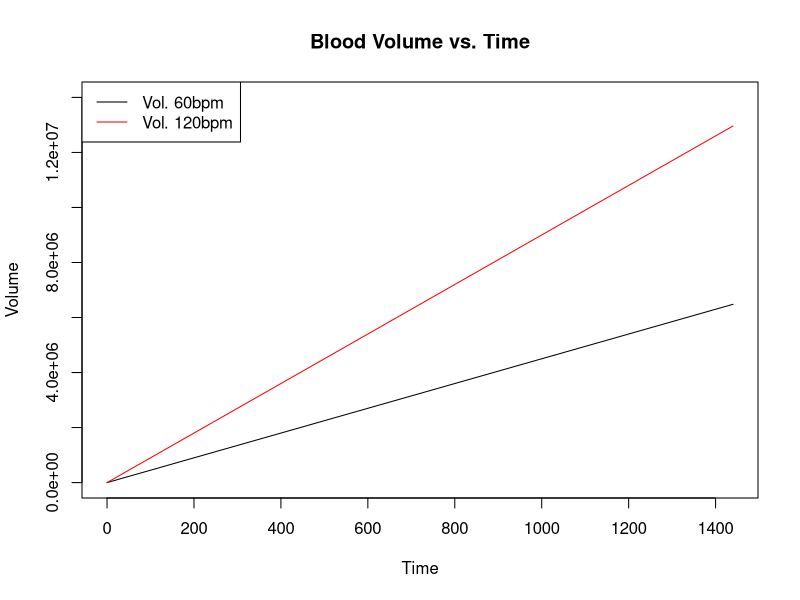
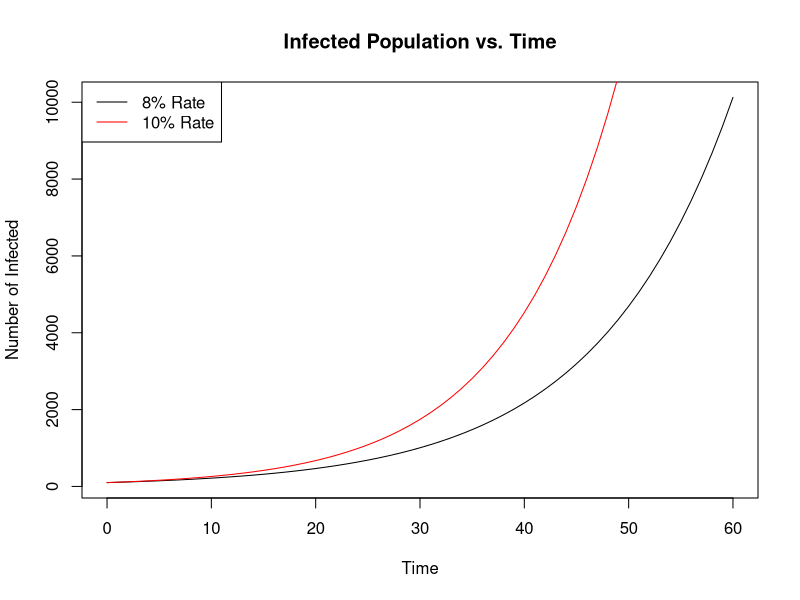
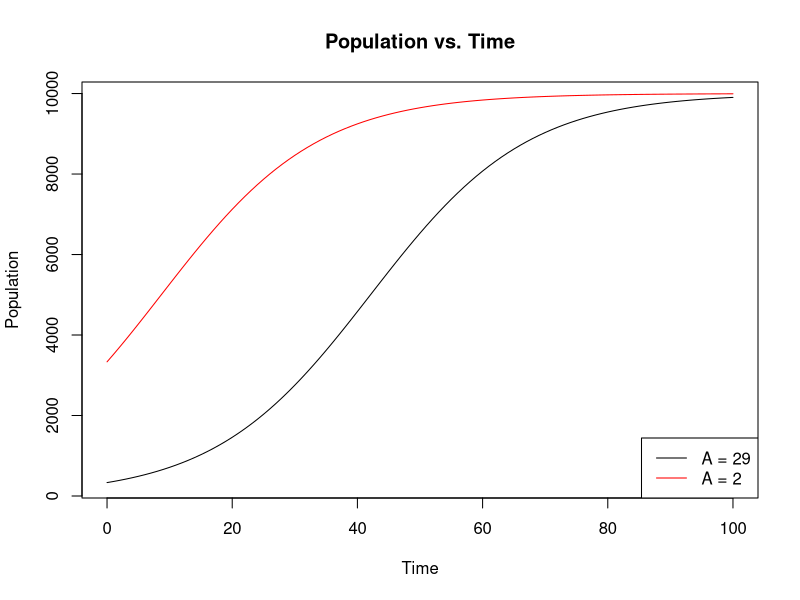

Write R code to recreate these figures, in order.
## ---- chunk 1
alpha <- 75
beta <- 60
gamma <- 80
totvol <- alpha*beta*gamma
print(totvol)
## ---- chunk 2
epsilon <- 100
zeta <- 0.08
eta <- 30
theta <- epsilon*(1+zeta)^eta
print(theta) 
## ---- chunk 3
iota <- 10000
kappa <- 0.08
lambda <- 29
mu <- 25
nu <- iota/(1+lambda*exp(-kappa*mu))
print(nu) 
## ---- chunk 4
alpha2 <- 75
beta2 <- 60
gamma2 <- c(0:1440)
totvol2 <- alpha2*beta2*gamma2
print(totvol2[73])
alpha3 <- 75
beta3 <- 120
gamma3 <- c(0:1440)
totvol3 <- alpha3*beta3*gamma3
## ---- chunk 5
plot(gamma2, totvol2, main = 'Blood Volume vs. Time', type = 'l', xlab = 'Time', ylab = 'Volume', ylim = c(0, 14e+06))
lines(gamma3, totvol3, col = 'red')
legend("topleft", legend = c('Vol. 60bpm', 'Vol. 120bpm'), col = c('black', 'red'), lty = 1)
## ---- chunk 6
epsilon2 <- 100
zeta2 <- 0.08
eta2 <- c(0:60)
theta2 <- epsilon2*(1+zeta2)^eta2
print(theta2[11])
epsilon3 <- 100
zeta3 <- 0.10
eta3 <- c(0:60)
theta3 <- epsilon3*(1+zeta3)^eta3
## ---- chunk 7
plot(eta2, theta2, main = 'Infected Population vs. Time', type = 'l', xlab = 'Time', ylab = 'Number of Infected')
lines(eta3, theta3, col = 'red')
legend("topleft", legend = c('8% Rate', '10% Rate'), col = c('black', 'red'), lty = 1)
## ---- chunk 8
iota2 <- 10000
kappa2 <- 0.08
lambda2 <- 29
mu2 <- c(0:100)
nu2 <- iota2/(1+lambda2*exp(-kappa2*mu2))
print(nu2[16])
iota3 <- 10000
kappa3 <- 0.08
lambda3 <- 2
mu3 <- c(0:100)
nu3 <- iota3/(1+lambda3*exp(-kappa3*mu3))
## ---- chunk 9
plot(mu2, nu2, main = 'Population vs. Time', type = 'l', xlab = 'Time', ylab = 'Population')
lines(mu3, nu3, col = 'red')
legend("bottomright", legend = c('A = 29', 'A = 2'), col = c('black', 'red'), lty = 1)
